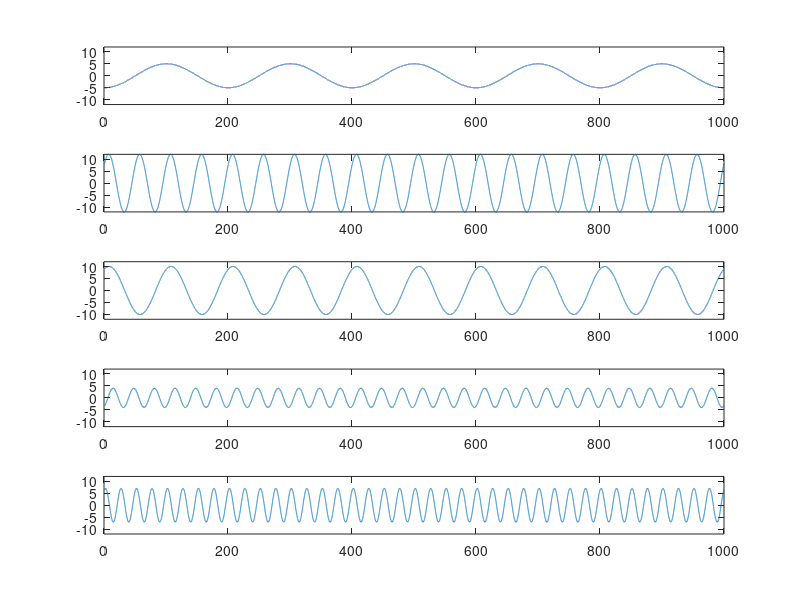
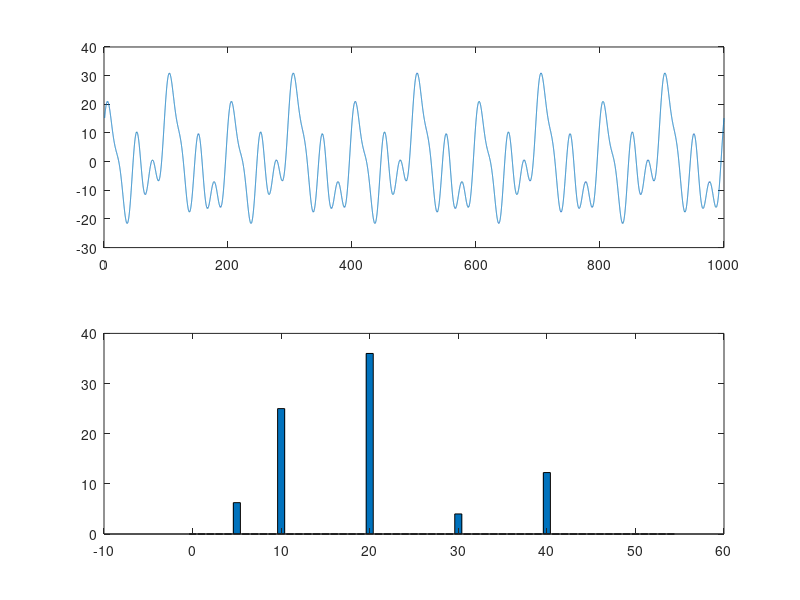

MATLAB code for these plots, in order:
sr = 44100;
dt = 1/sr;
dur = 1;
df = 1/dur;
t = dt:dt:dur;
ntime = length(t);
nfreqs = 55;                %number of frequencies to plot
frequencies = [0:nfreqs-1]*df;          %frequencies in hz

phz = 2*pi*rand(1,5);
fvhz = 5*sin(2*pi*t*5+phz(1));
twhz = 12*sin(2*pi*t*20+phz(2));
tnhz = 10*sin(2*pi*t*10+phz(3));
trhz = 4*sin(2*pi*t*30+phz(4));
fthz = 7*sin(2*pi*t*40+phz(5));
sumwav = fvhz+twhz+tnhz+trhz+fthz;

xax = linspace(1,1000,44100);

figure
subplot(511); plot(xax,fvhz)
hold on
ylim([-12 12])
subplot(512); plot(xax,twhz); ylim([-12 12])
subplot(513); plot(xax,tnhz); ylim([-12 12])
subplot(514); plot(xax,trhz); ylim([-12 12])
subplot(515); plot(xax,fthz); ylim([-12 12])

% figure
% plot(xax,sumwav)

sumwavfft = fft(sumwav)/ntime;
sumwavfft = abs(sumwavfft).^2; %sumwavfft = abs(sumwavfft)*2; %for exact power recovery
sumwavspec = sumwavfft;

figure; subplot(211); plot(xax,sumwav);
subplot(212); bar(frequencies,sumwavspec(1:nfreqs))
